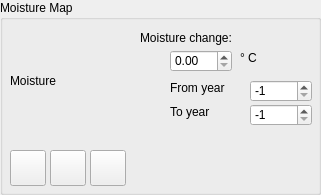
                <widget class="QGroupBox" name="groupBox_Moisture">
                 <property name="sizePolicy">
                  <sizepolicy hsizetype="Maximum" vsizetype="Preferred">
                   <horstretch>0</horstretch>
                   <verstretch>0</verstretch>
                  </sizepolicy>
                 </property>
                 <property name="minimumSize">
                  <size>
                   <width>320</width>
                   <height>0</height>
                  </size>
                 </property>
                 <property name="title">
                  <string>Moisture Map</string>
                 </property>
                 <widget class="QLabel" name="label_Image_Moisture">
                  <property name="geometry">
                   <rect>
                    <x>10</x>
                    <y>20</y>
                    <width>121</width>
                    <height>121</height>
                   </rect>
                  </property>
                  <property name="frameShape">
                   <enum>QFrame::Shape::NoFrame</enum>
                  </property>
                  <property name="midLineWidth">
                   <number>0</number>
                  </property>
                  <property name="text">
                   <string>Moisture</string>
                  </property>
                 </widget>
                 <widget class="QPushButton" name="pushButton_Env_Gen_Moisture">
                  <property name="geometry">
                   <rect>
                    <x>10</x>
                    <y>150</y>
                    <width>36</width>
                    <height>36</height>
                   </rect>
                  </property>
                  <property name="toolTip">
                   <string>Generate from terrain</string>
                  </property>
                  <property name="text">
                   <string/>
                  </property>
                  <property name="icon">
                   <iconset resource="resources.qrc">
                    <normaloff>:/Icons/Icons/Create.png</normaloff>:/Icons/Icons/Create.png</iconset>
                  </property>
                  <property name="iconSize">
                   <size>
                    <width>32</width>
                    <height>32</height>
                   </size>
                  </property>
                 </widget>
                 <widget class="QPushButton" name="pushButton_Env_Edit_Moisture">
                  <property name="geometry">
                   <rect>
                    <x>90</x>
                    <y>150</y>
                    <width>36</width>
                    <height>36</height>
                   </rect>
                  </property>
                  <property name="toolTip">
                   <string>Edit Moisture Map</string>
                  </property>
                  <property name="text">
                   <string/>
                  </property>
                  <property name="icon">
                   <iconset resource="resources.qrc">
                    <normaloff>:/Icons/Icons/Edit.png</normaloff>:/Icons/Icons/Edit.png</iconset>
                  </property>
                  <property name="iconSize">
                   <size>
                    <width>32</width>
                    <height>32</height>
                   </size>
                  </property>
                 </widget>
                 <widget class="QPushButton" name="pushButton_Env_Load_Moisture">
                  <property name="geometry">
                   <rect>
                    <x>50</x>
                    <y>150</y>
                    <width>36</width>
                    <height>36</height>
                   </rect>
                  </property>
                  <property name="toolTip">
                   <string>Load Sun Exposure map</string>
                  </property>
                  <property name="text">
                   <string/>
                  </property>
                  <property name="icon">
                   <iconset resource="resources.qrc">
                    <normaloff>:/Icons/Icons/Import.png</normaloff>:/Icons/Icons/Import.png</iconset>
                  </property>
                  <property name="iconSize">
                   <size>
                    <width>32</width>
                    <height>32</height>
                   </size>
                  </property>
                 </widget>
                 <widget class="QSpinBox" name="climate_start_moist">
                  <property name="geometry">
                   <rect>
                    <x>250</x>
                    <y>80</y>
                    <width>62</width>
                    <height>22</height>
                   </rect>
                  </property>
                  <property name="minimum">
                   <number>-1</number>
                  </property>
                  <property name="maximum">
                   <number>1000</number>
                  </property>
                  <property name="value">
                   <number>-1</number>
                  </property>
                 </widget>
                 <widget class="QDoubleSpinBox" name="climate_moist">
                  <property name="geometry">
                   <rect>
                    <x>170</x>
                    <y>50</y>
                    <width>62</width>
                    <height>22</height>
                   </rect>
                  </property>
                 </widget>
                 <widget class="QLabel" name="label_95">
                  <property name="geometry">
                   <rect>
                    <x>170</x>
                    <y>80</y>
                    <width>61</width>
                    <height>16</height>
                   </rect>
                  </property>
                  <property name="text">
                   <string>From year</string>
                  </property>
                 </widget>
                 <widget class="QLabel" name="label_96">
                  <property name="geometry">
                   <rect>
                    <x>140</x>
                    <y>30</y>
                    <width>121</width>
                    <height>16</height>
                   </rect>
                  </property>
                  <property name="text">
                   <string>Moisture change:</string>
                  </property>
                 </widget>
                 <widget class="QLabel" name="label_93">
                  <property name="geometry">
                   <rect>
                    <x>170</x>
                    <y>104</y>
                    <width>41</width>
                    <height>16</height>
                   </rect>
                  </property>
                  <property name="text">
                   <string>To year</string>
                  </property>
                 </widget>
                 <widget class="QLabel" name="label_94">
                  <property name="geometry">
                   <rect>
                    <x>240</x>
                    <y>50</y>
                    <width>31</width>
                    <height>16</height>
                   </rect>
                  </property>
                  <property name="text">
                   <string>° C</string>
                  </property>
                 </widget>
                 <widget class="QSpinBox" name="climate_end_moist">
                  <property name="geometry">
                   <rect>
                    <x>250</x>
                    <y>104</y>
                    <width>62</width>
                    <height>22</height>
                   </rect>
                  </property>
                  <property name="minimum">
                   <number>-1</number>
                  </property>
                  <property name="maximum">
                   <number>1000</number>
                  </property>
                  <property name="value">
                   <number>-1</number>
                  </property>
                 </widget>
                </widget>
